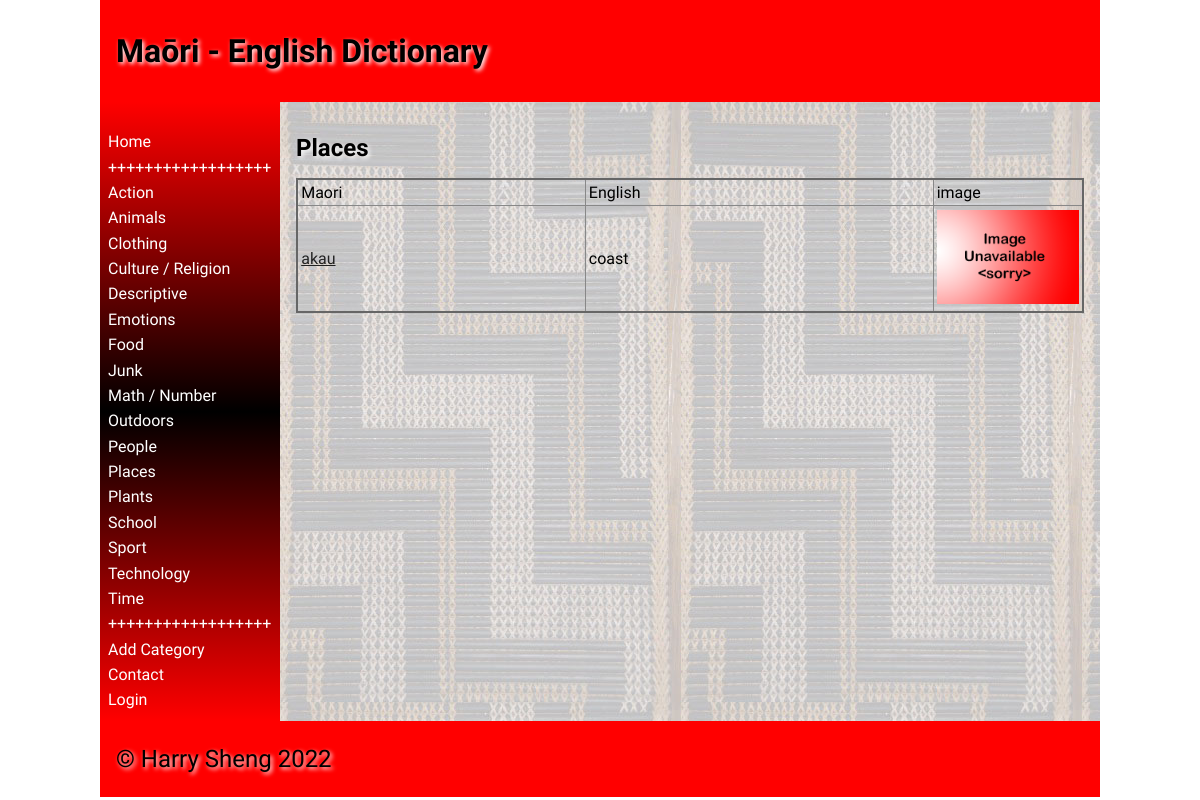
Before: /category/11 with the older database file.
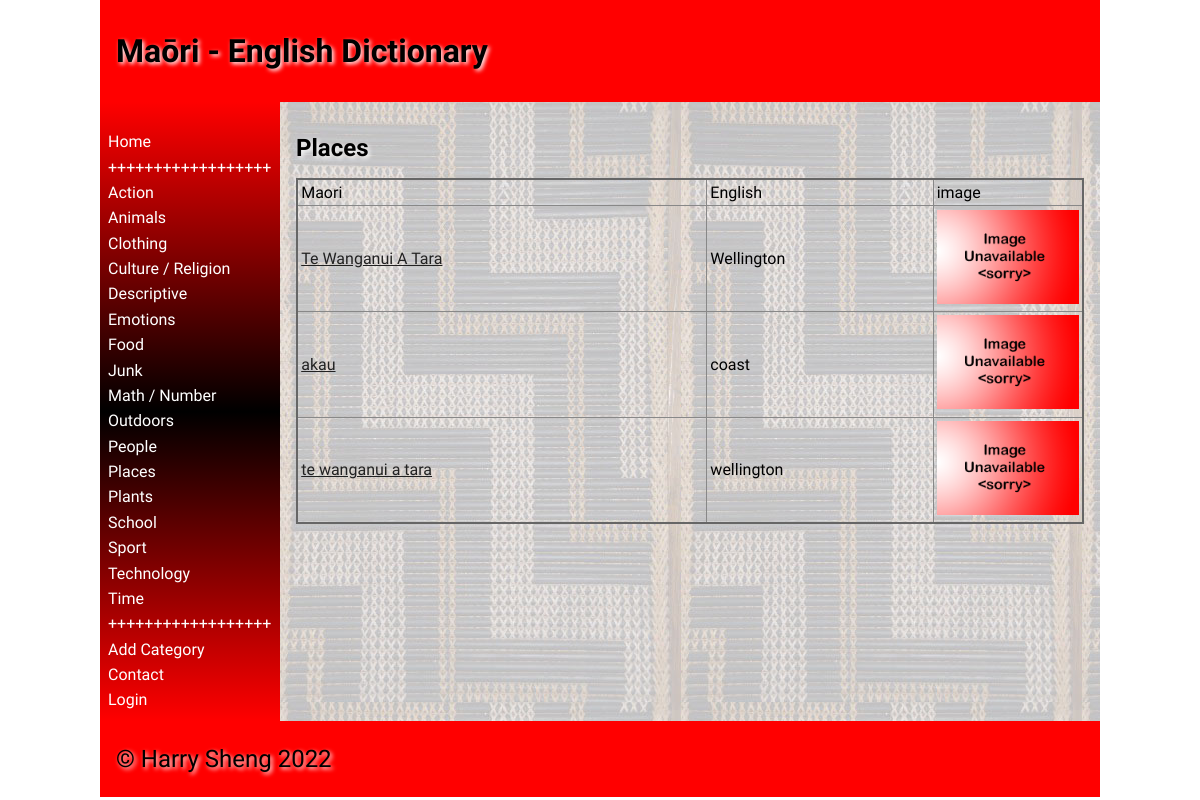
After: the same page with the newer database file.
### tables this page shows
CREATE TABLE "categories"
(
	id integer
		constraint Dictionary_pk
			primary key autoincrement,
	category varchar(30)
);

CREATE TABLE "Words"
(
    id          integer
        constraint Words_pk
            primary key,
    maori       varchar(30),
    english     varchar(30),
    category    varchar(30),
    definition  varchar(300),
    level       integer(10),
    image       varchar(30),
    user_id     integer
        references User,
    timestamp   datatime,
    category_id integer
        constraint Words_category_id_fk
            references categories
, username varchar(30));

### app.py (the view, shortened to what this page needs)
@app.route('/category/<category_id>', methods=['POST', 'GET'])
def category(category_id):
    con = create_connection(DATABASE)
    query = "SELECT id, category FROM categories WHERE id = ?"  # select data from database
    cur = con.cursor()
    cur.execute(query, (category_id,))
    category = cur.fetchall()
    print(category_id, category)
    query = "SELECT id, maori, english, image FROM Words WHERE category_id=? ORDER BY maori ASC"
    cur = con.cursor()
    cur.execute(query, (category_id,))  # executes the query
    words_list = cur.fetchall()  # put result into a list
    con.close()
    return render_template('category.html', categories=category_list(), words_list=words_list, category=category[0],
                           logged_in=is_logged_in(), catID=category_id, logged_in_teacher=is_logged_in_teacher())

### app.py (called while the page is built)
def create_connection(db_file):
    try:
        connection = sqlite3.connect(db_file)
        connection.execute('pragma foreign_keys=ON')
        return connection
    except Error as e:
        print(e)
    return None

def is_logged_in():
    if session.get("email") is None:  # if there is no email the user are not logged in
        print("not logged in")
        return False
    else:
        print("logged in")
        return True

def is_logged_in_teacher():
    if session.get("teacher") == "Y":  # if the user is the teacher
        print("logged in as teacher")
        return True
    else:
        print("logged in as student")
        return False

def category_list():
    con = create_connection(DATABASE)
    query = "SELECT id, category FROM categories ORDER BY category ASC"  # select category fom
    cur = con.cursor()
    cur.execute(query) # execute the query
    category_list = cur.fetchall()
    cur.close()
    return category_list

### templates/category.html (shortened to what this page needs)
{% extends 'base.html' %}
{% block heading %}Maōri - English Dictionary{% endblock %}
{% block main %}
    <h2>{{ category[1]}}{% if logged_in_teacher %}<a href="/deletecategory/{{ category[0]}}/{{ category[1]}}">- Delete Category</a>{% endif %}</h2>
<table class="cart-table">
    <thead>
    <tr>
        <td>Maori</td>
        <td>English</td>
        <td>image</td>
    </tr>
    </thead>
    <tbody>
    {%  for word in words_list %}
    <tr>
        <td><a href="/word/{{ word[0] }}">{{ word[1] }}</a></td>
        <td>{{ word[2] }}</td>
        <td width="150px"><img src="/static/images/{{ word[3] }}.jpg"  alt=""></td>
    </tr>
    {% endfor %}
    </tbody>
</table>
{% endblock %}

### templates/base.html (shortened to what this page needs)
<!doctype html>
<html lang="en">
<head>
	<link href="{{ url_for('static', filename='css/style.css') }}" rel="stylesheet">
</head>
<body>
	<div id="container">
		<header>
			<h1>{% block heading %}{% endblock %}</h1>
		</header>
		<nav>
			<ul>
                <li><a href="\">Home</a></li>
                <li><a>++++++++++++++++++</a></li>
                <div class="category">
                {% for category in categories %}
                <tr>
                    <li><a href="/category/{{ category[0]}}">{{ category[1]}}</a></li>
                </tr>
                {% endfor %}
                </div>
                <li><a>++++++++++++++++++</a></li>
                <li><a href="/add_category">Add Category</a></li>
                <li><a href="/contact">Contact</a></li>
                {% if logged_in %}
                    <li><a href="/logout">Log Out(Logged as {{ session.first_name }})</a></li>
				{% else %}
                    <li><a href="/login">Login</a></li>
                {% endif %}
			</ul>
		</nav>
		<main>
            {% block main%}{% endblock %}
        </main>
		<footer>
			<p>
				&copy; Harry Sheng 2022
			</p>
		</footer>
	</div>
</body>
</html>

### static/css/style.css (style rules this page uses)
* { font-family: Comfortaa, sans-serif; margin: 0; padding: 0; box-sizing: border-box; }
#container { display: grid; grid-template-columns: 75px auto; grid-template-areas: 'nav header' 'main main' 'footer footer'; }
header { grid-area: header; background-color: #f00; padding: 1rem; }
nav { grid-area: nav; }
main { grid-area: main; padding: 1rem; background-color: #edd; }
h1, h2, h3, h4 { padding: 1rem 0; font-family: 'Suez One', serif; color: #000; text-shadow: 2px 2px 4px #fff; }
p { padding: 0.5rem 0; }
a { color: #222; }
img { width: 100%; }
table { width: 100%; border: 2px solid #666; border-collapse: collapse; }
th, td { border: 1px solid #888; padding: 0.2rem; text-align: left; }
footer { grid-area: footer; padding: 1rem; background-color: #f00; }
footer p { color: #000; text-shadow: 2px 2px 4px #fff; font-size: 1.5rem; }
@media only screen and (min-width: 768px) { #container { grid-template-columns: 180px auto; grid-template-areas: 'header header' 'nav main' 'footer footer'; } }
@media only screen and (min-width: 768px) { nav { background: linear-gradient(180deg, rgba(255,0,0,1) 0%, rgba(0, 0, 0, 1) 50%, rgba(255,0,0,1) 100%); padding: 0.5rem; } }
@media only screen and (min-width: 768px) { nav ul { list-style: none; } }
@media only screen and (min-width: 768px) { nav li { padding: 0.2rem 0; } }
@media only screen and (min-width: 768px) { nav a { color: #fff; text-decoration: none; } }
@media only screen and (min-width: 768px) { main { background-image: url('/static/images/poutama.jpg'); } }
@media only screen and (min-width: 1000px) { #container { width: 1000px; margin: auto; } }

Changed rows visible on the page:
added Words: maori "Te Wanganui A Tara", english "Wellington", image (placeholder picture)
added Words: maori "te wanganui a tara", english "wellington", image (placeholder picture)
